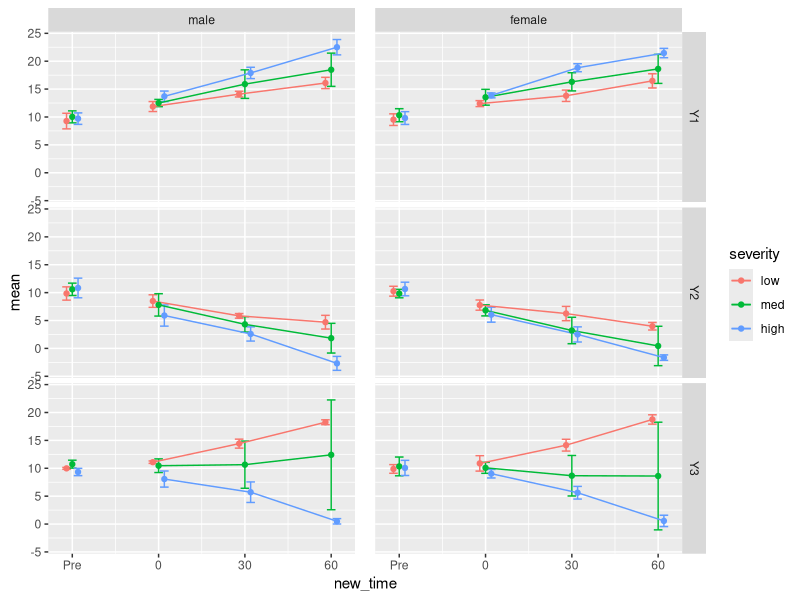
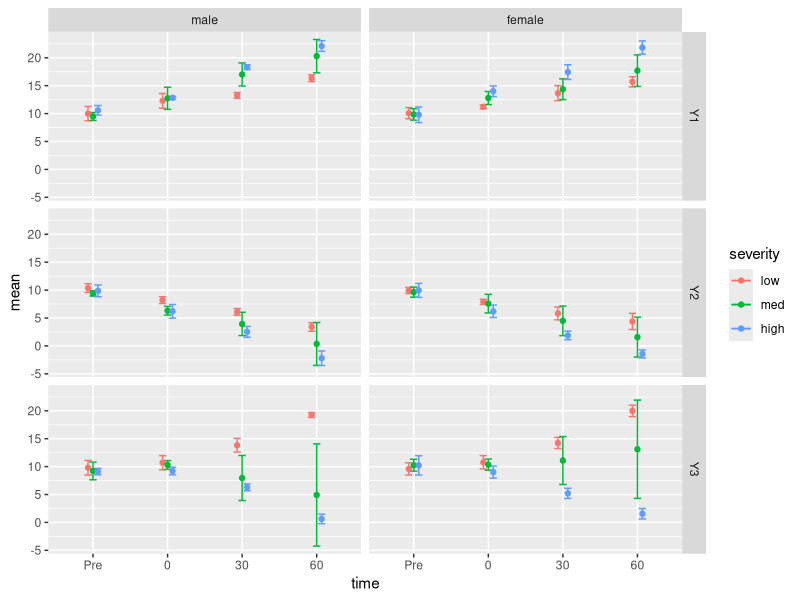
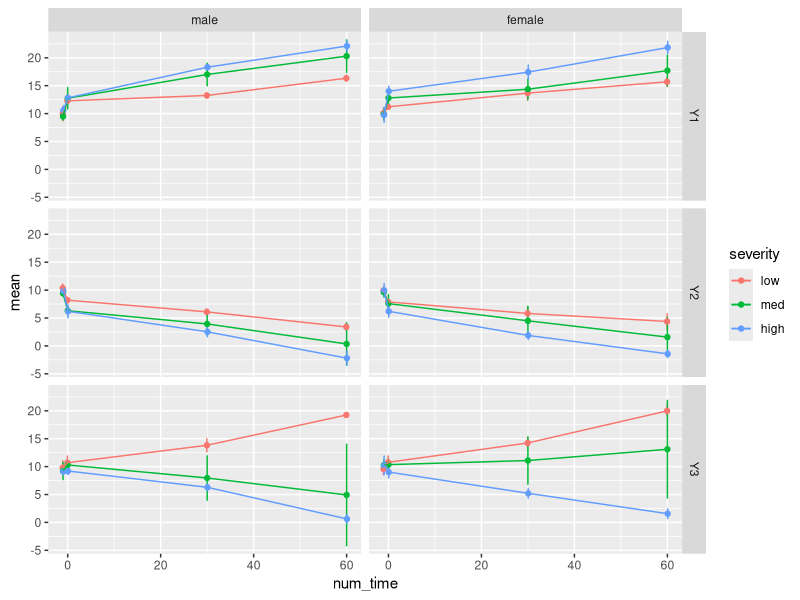
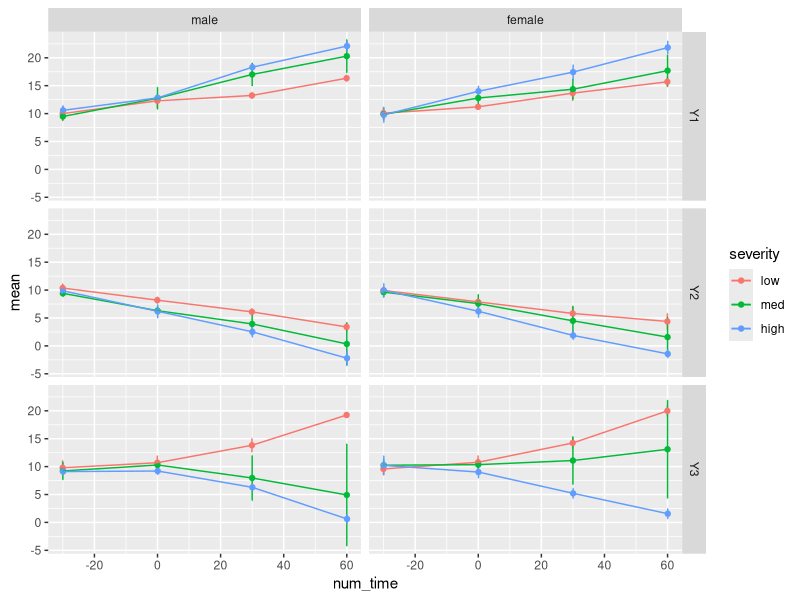
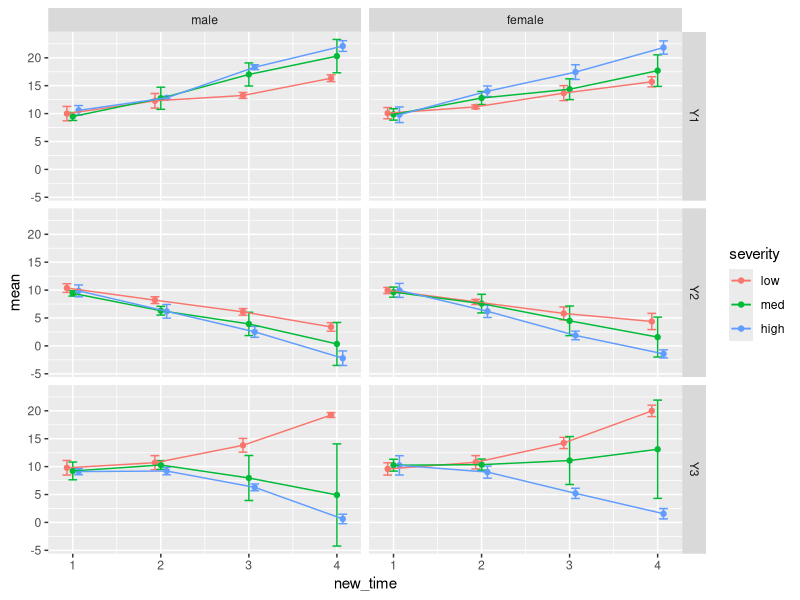
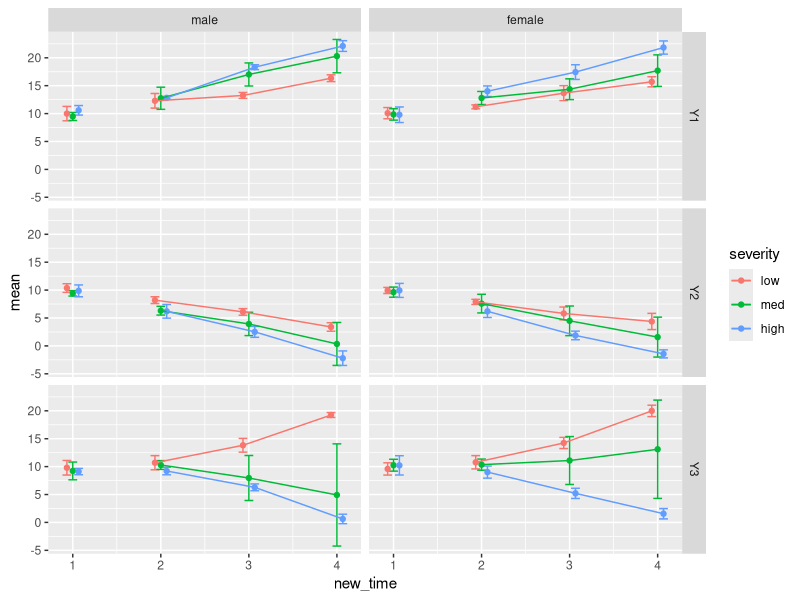
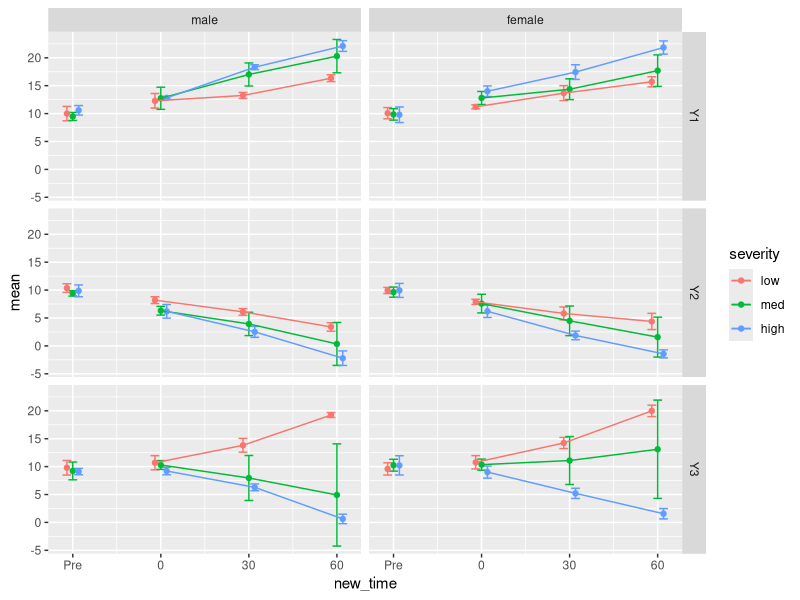
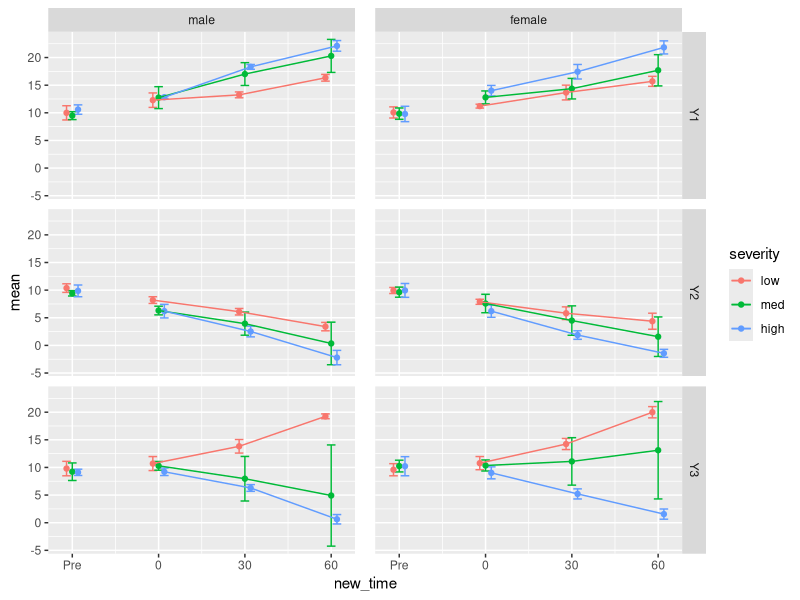

R code for these plots, in order:
## ----label=opts, results='hide', echo=FALSE, message = FALSE, warning=FALSE----
library(knitr)
opts_chunk$set(echo=TRUE, prompt=FALSE, message=FALSE, warning=FALSE, comment="",  results='markup', fig.path='figure/')

## ----final_plot, echo = FALSE, results='hide'----------------------------
library(ggplot2)
library(reshape2)
library(plyr)
library(grid)
N <- 30
id <- as.character(1:N)
sexes = c("male", "female")
sex <- sample(sexes, size = N/2, replace = TRUE)
diseases = c("low", "med", "high")
disease <- rep(diseases, each=N/3)
times = c("Pre", "0", "30", "60")
time <- rep(times, times = 30)
t <- 0:3
y1 <- c(replicate(15, rnorm(4, mean=10+2*t)), replicate(15, rnorm(4, mean=10+4*t)))
y2 <- c(replicate(15, rnorm(4, mean=10-2*t)), replicate(15, rnorm(4, mean=10-4*t)))
y3 <- c(replicate(15, rnorm(4, mean=10+t^2)), replicate(15, rnorm(4, mean=10-t^2)))

data <- data.frame(id=rep(id, each=4), sex=rep(sex, each=4), 
                   severity=rep(disease, each=4), time=time, 
                   Y1=c(y1), Y2=c(y2), Y3=c(y3))
data$sex = factor(data$sex, levels = sexes)
data$time = factor(data$time, levels = times)
data$severity = factor(data$severity, levels = diseases)

long = melt(data, measure.vars = c("Y1", "Y2", "Y3") )

pre_data = long[ long$time == "Pre", ]
data = long[ long$time != "Pre", ]

agg = ddply(long, .(severity, sex, variable, time), function(x){
  # c(mean=mean(x$value), se = sd(x$value)/nrow(x))
  c(mean=mean(x$value), se = sd(x$value))
})

agg$num_time = as.numeric(as.character(agg$time))
agg$num_time[ is.na(agg$num_time) ] = -1
agg$lower = agg$mean + agg$se
agg$upper = agg$mean - agg$se

agg$new_time = as.numeric(agg$time)


pd <- position_dodge(width = 0.2) # move them .05 to the left and right

sub_no_pre = agg[ agg$time != "Pre",]
g_final = ggplot(agg, aes(y=mean, colour=severity)) + 
  geom_errorbar(aes(x=new_time, ymin=lower, ymax=upper), width=.3, position=pd) +
  geom_line(data = sub_no_pre, position=pd, 
            aes(x = new_time, y=mean, colour=severity)) +
  geom_point(aes(x=new_time), position=pd) + facet_grid(variable ~ sex) + 
  scale_x_continuous(breaks=c(1:4), labels=c("Pre", "0", "30", "60"))
g_final = g_final + theme(panel.margin.x = unit(1, "lines"), 
                          panel.margin.y = unit(0.25, "lines"))
print(g_final)

## ----gen_data------------------------------------------------------------
N <- 30
id <- as.character(1:N) # create ids
sexes = c("male", "female")
sex <- sample(sexes, size = N/2, replace = TRUE) # create a sample of sex
diseases = c("low", "med", "high")
disease <- rep(diseases, each = N/3) # disease severity 
times = c("Pre", "0", "30", "60")
time <- rep(times, times = N) # times measured 
t <- 0:3
ntimes = length(t)
y1 <- c(replicate(N/2, rnorm(ntimes, mean = 10+2*t)), 
        replicate(N/2, rnorm(ntimes, mean = 10+4*t)))
y2 <- c(replicate(N/2, rnorm(ntimes, mean = 10-2*t)), 
        replicate(N/2, rnorm(ntimes, mean = 10-4*t)))
y3 <- c(replicate(N/2, rnorm(ntimes, mean = 10+t^2)), 
        replicate(N/2, rnorm(ntimes, mean = 10-t^2)))

data <- data.frame(id=rep(id, each=ntimes), sex=rep(sex, each=ntimes), 
                   severity=rep(disease, each=ntimes), time=time, 
                   Y1=c(y1), Y2=c(y2), Y3=c(y3)) # create data.frame
#### factor the variables so in correct order
data$sex = factor(data$sex, levels = sexes)
data$time = factor(data$time, levels = times)
data$severity = factor(data$severity, levels = diseases)
head(data)

## ----reshape_data--------------------------------------------------------
library(reshape2)
long = melt(data, measure.vars = c("Y1", "Y2", "Y3") )
head(long)

## ----reshape_data2-------------------------------------------------------
head(long[ order(long$id, long$time, long$variable),], 10)

## ----aggregate_data------------------------------------------------------
library(plyr)
agg = ddply(long, .(severity, sex, variable, time), function(x){
  c(mean=mean(x$value), sd = sd(x$value))
})
head(agg)

## ----create_limits-------------------------------------------------------
agg$lower = agg$mean + agg$sd
agg$upper = agg$mean - agg$sd

## ----gbase---------------------------------------------------------------
class(agg$time)
pd <- position_dodge(width = 0.2) # move them .2 to the left and right

gbase  = ggplot(agg, aes(y=mean, colour=severity)) + 
  geom_errorbar(aes(ymin=lower, ymax=upper), width=.3, position=pd) +
  geom_point(position=pd) + facet_grid(variable ~ sex)
gline = gbase + geom_line(position=pd) 
print(gline + aes(x=time))

## ----create_time---------------------------------------------------------
agg$num_time = as.numeric(as.character(agg$time))
agg$num_time[ is.na(agg$num_time) ] = -1
unique(agg$num_time)

## ----plus----------------------------------------------------------------
gline = gline %+% agg
print(gline + aes(x=num_time))

## ----create_time_neg-----------------------------------------------------
agg$num_time[ agg$num_time == -1 ] = -30
gline = gline %+% agg
print(gline + aes(x=num_time))

## ----new_time------------------------------------------------------------
agg$new_time = as.numeric(agg$time)
unique(agg$new_time)
gline = gline %+% agg
print(gline + aes(x = new_time))

## ----subset_data---------------------------------------------------------
sub_no_pre = agg[ agg$time != "Pre",]

## ----prev, eval = FALSE--------------------------------------------------
## gline = gbase + geom_line(position=pd)

## ----non_conn------------------------------------------------------------
gbase = gbase %+% agg
gline = gbase + geom_line(data = sub_no_pre, position=pd, 
                          aes(x = new_time, y = mean, colour=severity)) 
print(gline + aes(x = new_time))

## ----relabel-------------------------------------------------------------
g_final = gline + aes(x=new_time) +
  scale_x_continuous(breaks=c(1:4), labels=c("Pre", "0", "30", "60"))

## ----relabel2------------------------------------------------------------
time_levs = levels(agg$time)
g_final = gline + aes(x=new_time) +
  scale_x_continuous(
    breaks= 1:length(time_levs), 
    labels = time_levs)
print(g_final)

## ----final---------------------------------------------------------------
library(grid)
g_final = g_final + theme(panel.margin.x = unit(1, "lines"), 
                          panel.margin.y = unit(0.5, "lines"))
print(g_final)

